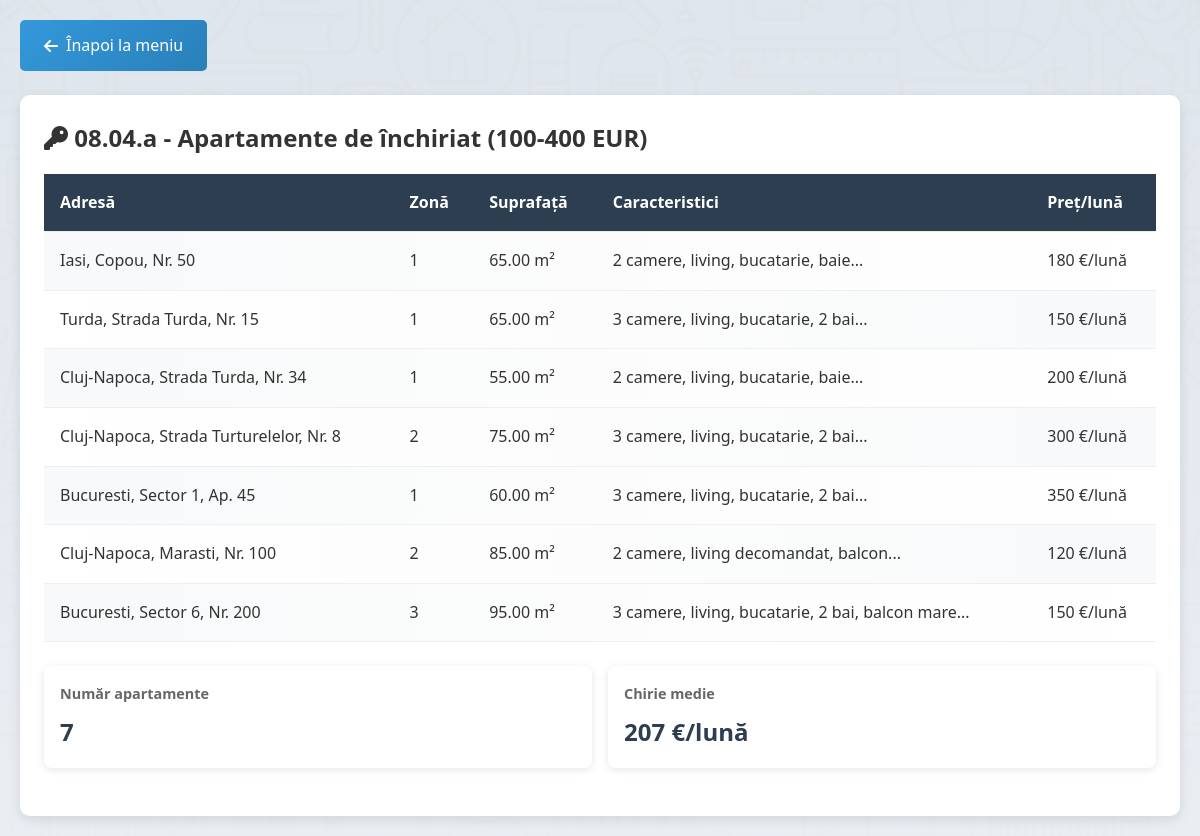
The app's page /RealEstateManagementHTML_PHP_JS_SQL/query4a.php with its own data.
### tables this page shows
CREATE TABLE Spatiu (
    id_spatiu INT PRIMARY KEY AUTO_INCREMENT,
    adresa VARCHAR(200) NOT NULL,
    zona INT NOT NULL,
    suprafata DECIMAL(10,2) NOT NULL,
    id_tip INT NOT NULL,
    FOREIGN KEY (id_tip) REFERENCES Tip(id_tip)
);

CREATE TABLE Tip (
    id_tip INT PRIMARY KEY AUTO_INCREMENT,
    denumire VARCHAR(50) NOT NULL,
    caracteristici VARCHAR(500)
);

CREATE TABLE Oferta (
    id_agentie INT NOT NULL,
    id_spatiu INT NOT NULL,
    vanzare CHAR(1) NOT NULL CHECK (vanzare IN ('D', 'N')),
    pret DECIMAL(15,2) NOT NULL,
    moneda VARCHAR(3) NOT NULL,
    PRIMARY KEY (id_agentie, id_spatiu),
    FOREIGN KEY (id_agentie) REFERENCES Agentie(id_agentie),
    FOREIGN KEY (id_spatiu) REFERENCES Spatiu(id_spatiu)
);

### RealEstateManagementHTML_PHP_JS_SQL/config.php (called while the page is built, shortened)
<?php
function formatPrice($price, $currency) {
    $formatted = number_format($price, 0, ',', '.');
    $symbols = ['EUR' => '€', 'RON' => 'RON', 'USD' => '$'];
    $symbol = $symbols[$currency] ?? $currency;
    return $formatted . ' ' . $symbol;
}
?>

### RealEstateManagementHTML_PHP_JS_SQL/query4a.php (the view, shortened to what this page needs)
<?php require_once 'config.php'; ?>
<!DOCTYPE html>
<html lang="ro">
<head>
    <link rel="stylesheet" href="style.css">
    <link rel="stylesheet" href="https://cdnjs.cloudflare.com/ajax/libs/font-awesome/6.4.0/css/all.min.css">
</head>
<body>
    <div class="container">
        <a href="index.php" class="back-btn">
            <i class="fas fa-arrow-left"></i> Înapoi la meniu
        </a>
        <div class="table-container">
            <h2><i class="fas fa-key"></i> 08.04.a - Apartamente de închiriat (100-400 EUR)</h2>
            <?php
            $sql = "SELECT s.adresa, s.zona, s.suprafata, t.caracteristici, o.pret, o.moneda
                    FROM Spatiu s
                    JOIN Tip t ON s.id_tip = t.id_tip
                    JOIN Oferta o ON s.id_spatiu = o.id_spatiu
                    WHERE o.vanzare = 'N'
                    AND t.denumire = 'apartament'
                    AND o.moneda = 'EUR'
                    AND o.pret BETWEEN 100 AND 400";
            try {
                $stmt = $conn->query($sql);
                $rows = $stmt->fetchAll();
                $count = count($rows);
                $totalRent = 0;
                foreach ($rows as $row) {
                    $totalRent += $row['pret'];
                }
            ?>
            <table>
                <thead>
                    <tr>
                        <th>Adresă</th>
                        <th>Zonă</th>
                        <th>Suprafață</th>
                        <th>Caracteristici</th>
                        <th>Preț/lună</th>
                    </tr>
                </thead>
                <tbody>
                    <?php foreach ($rows as $row): ?>
                    <tr>
                        <td><?php echo $row['adresa']; ?></td>
                        <td><?php echo $row['zona']; ?></td>
                        <td><?php echo $row['suprafata']; ?> m²</td>
                        <td><?php echo substr($row['caracteristici'], 0, 50) . '...'; ?></td>
                        <td><?php echo formatPrice($row['pret'], $row['moneda']); ?>/lună</td>
                    </tr>
                    <?php endforeach; ?>
                </tbody>
            </table>
            <div class="stats">
                <div class="stat-box">
                    <h4>Număr apartamente</h4>
                    <p><?php echo $count; ?></p>
                </div>
                <div class="stat-box">
                    <h4>Chirie medie</h4>
                    <p><?php echo $count > 0 ? formatPrice($totalRent/$count, 'EUR') : '-'; ?>/lună</p>
                </div>
            </div>
            <?php
            } catch(PDOException $e) {
                echo "<p style='color: red;'>Eroare SQL: " . $e->getMessage() . "</p>";
            }
            ?>
        </div>
    </div>
</body>
</html>

### RealEstateManagementHTML_PHP_JS_SQL/style.css (style rules this page uses)
* { margin: 0; padding: 0; box-sizing: border-box; }
body { font-family: 'Segoe UI', Tahoma, Geneva, Verdana, sans-serif; background: linear-gradient(rgba(245, 247, 250, 0.9), rgba(245, 247, 250, 0.95)), url('images/body.avif') center/cover fixed; color: #333; line-height: 1.6; min-height: 100vh; animation: pageFadeIn 0.5s ease-out; }
.container { max-width: 1200px; margin: 0 auto; padding: 20px; }
.back-btn { display: inline-flex; align-items: center; gap: 0.5rem; padding: 0.8rem 1.5rem; background: #3498db; color: white; text-decoration: none; border-radius: 5px; margin-bottom: 1.5rem; transition: background 0.3s; }
.table-container { background: white; border-radius: 10px; box-shadow: 0 4px 12px rgba(0,0,0,0.1); padding: 1.5rem; overflow-x: auto; }
table { width: 100%; border-collapse: collapse; margin-top: 1rem; }
thead { background: #2c3e50; color: white; }
th, td { padding: 1rem; text-align: left; border-bottom: 1px solid #eee; }
th { font-weight: 600; }
tbody tr:nth-child(even) { background: #f8f9fa; }
.stats { display: flex; gap: 1rem; flex-wrap: wrap; margin: 1.5rem 0; }
.stat-box { flex: 1; min-width: 200px; background: white; padding: 1rem; border-radius: 8px; box-shadow: 0 2px 8px rgba(0,0,0,0.1); }
.stat-box h4 { color: #666; font-size: 0.9rem; margin-bottom: 0.5rem; }
.stat-box p { font-size: 1.5rem; font-weight: bold; color: #2c3e50; }
.stat-box { transition: transform 0.3s; }
tbody tr:nth-child(odd) { background: linear-gradient(90deg, #f8f9fa, #ffffff); }
tbody tr:nth-child(even) { background: linear-gradient(90deg, #ffffff, #f8f9fa); }
.back-btn, .submit-btn { background: linear-gradient(135deg, #3498db, #2980b9); border: none; position: relative; overflow: hidden; }
.back-btn::after, .submit-btn::after { content: ''; position: absolute; top: 50%; left: 50%; width: 5px; height: 5px; background: rgba(255, 255, 255, 0.5); opacity: 0; border-radius: 100%; transform: scale(1, 1) translate(-50%); transform-origin: 50% 50%; }

### records on screen
spatiu: adresa "Iasi, Copou, Nr. 50", zona "1", suprafata "65.00", id_tip.caracteristici "2 camere, living, bucatarie, baie", oferta.pret+moneda "180 €"
spatiu: adresa "Turda, Strada Turda, Nr. 15", zona "1", suprafata "65.00", id_tip.caracteristici "3 camere, living, bucatarie, 2 bai", oferta.pret+moneda "150 €"
spatiu: adresa "Cluj-Napoca, Strada Turda, Nr. 34", zona "1", suprafata "55.00", id_tip.caracteristici "2 camere, living, bucatarie, baie", oferta.pret+moneda "200 €"
spatiu: adresa "Cluj-Napoca, Strada Turturelelor, Nr. 8", zona "2", suprafata "75.00", id_tip.caracteristici "3 camere, living, bucatarie, 2 bai", oferta.pret+moneda "300 €"
spatiu: adresa "Bucuresti, Sector 1, Ap. 45", zona "1", suprafata "60.00", id_tip.caracteristici "3 camere, living, bucatarie, 2 bai", oferta.pret+moneda "350 €"
spatiu: adresa "Cluj-Napoca, Marasti, Nr. 100", zona "2", suprafata "85.00", id_tip.caracteristici "2 camere, living decomandat, balcon", oferta.pret+moneda "120 €"
spatiu: adresa "Bucuresti, Sector 6, Nr. 200", zona "3", suprafata "95.00", id_tip.caracteristici "3 camere, living, bucatarie, 2 bai, balcon mare", oferta.pret+moneda "150 €"

### other values on screen
$count "7"
formatPrice($totalRent/$count, 'EUR') "207 €"
